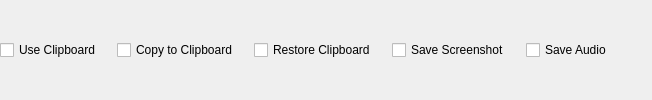
<?xml version="1.0" encoding="UTF-8"?>
<ui version="4.0">
 <class>RecognitionBehaviorWidget</class>
 <widget class="QWidget" name="RecognitionBehaviorWidget">
  <layout class="QHBoxLayout" name="rootLayout">
   <property name="leftMargin"><number>0</number></property><property name="topMargin"><number>0</number></property><property name="rightMargin"><number>0</number></property><property name="bottomMargin"><number>0</number></property><property name="spacing"><number>16</number></property>
   <item><widget class="QCheckBox" name="useClipboardCheck"><property name="toolTip"><string>Use clipboard to paste text</string></property><property name="text"><string>Use Clipboard</string></property></widget></item>
   <item><widget class="QCheckBox" name="copyToClipboardCheck"><property name="toolTip"><string>Copy result to clipboard</string></property><property name="text"><string>Copy to Clipboard</string></property></widget></item>
   <item><widget class="QCheckBox" name="restoreClipboardCheck"><property name="toolTip"><string>Restore original clipboard content after paste</string></property><property name="text"><string>Restore Clipboard</string></property></widget></item>
   <item><widget class="QCheckBox" name="saveOcrScreenshotCheck"><property name="toolTip"><string>Save OCR context screenshot locally for debugging</string></property><property name="text"><string>Save Screenshot</string></property></widget></item>
   <item><widget class="QCheckBox" name="saveAsrAudioCheck"><property name="toolTip"><string>Save recorded audio to disk for debugging</string></property><property name="text"><string>Save Audio</string></property></widget></item>
   <item><spacer name="horizontalSpacer"><property name="orientation"><enum>Qt::Horizontal</enum></property><property name="sizeHint" stdset="0"><size><width>40</width><height>20</height></size></property></spacer></item>
  </layout>
 </widget>
 <resources/><connections/>
</ui>
